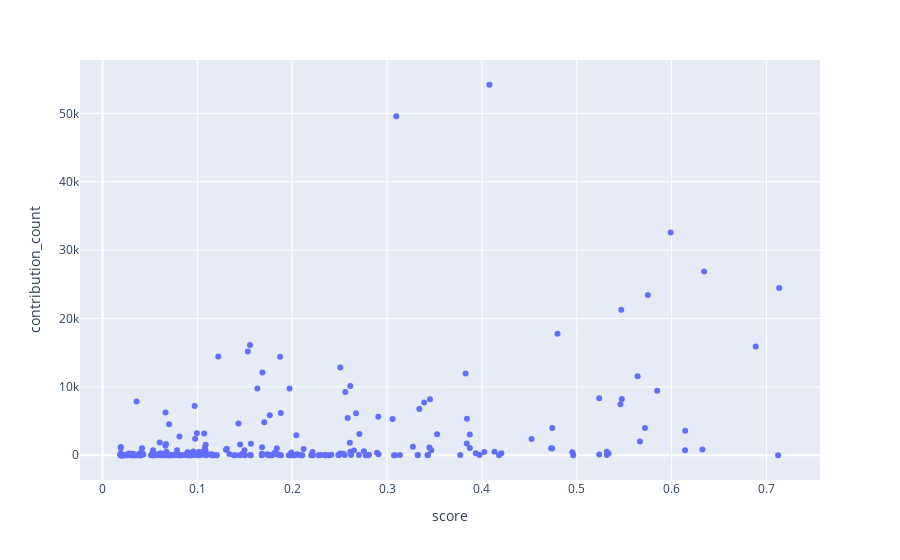

Here is the notebook cell this chart was saved with:
### Code cell
# fig = px.scatter(merged, x='score', y='amount_received')
fig = px.scatter(merged, x='score', y='contribution_count', hover_name='title', )
# fig = px.scatter(merged, x='score', y='contributor_count')
fig.show()

### Figure 1 — Plotly figure (JSON) as saved in the notebook; plotly's stock layout.template omitted (floating-point values rounded to 4 significant figures; data arrays with more than 128 entries replaced by an {"elided": "..."} marker saying what was removed)
{"data": [{"hovertemplate": "<b>%{hovertext}</b><br><br>score=%{x}<br>contribution_count=%{y}<extra></extra>", "hovertext": {"elided": "280 str values"}, "legendgroup": "", "marker": {"color": "#636efa", "symbol": "circle"}, "mode": "markers", "name": "", "orientation": "v", "showlegend": false, "type": "scatter", "x": {"elided": "280 float values"}, "xaxis": "x", "y": {"elided": "280 int values"}, "yaxis": "y"}], "layout": {"legend": {"tracegroupgap": 0}, "margin": {"t": 60}, "xaxis": {"anchor": "y", "domain": [0, 1], "title": {"text": "score"}}, "yaxis": {"anchor": "x", "domain": [0, 1], "title": {"text": "contribution_count"}}}}
